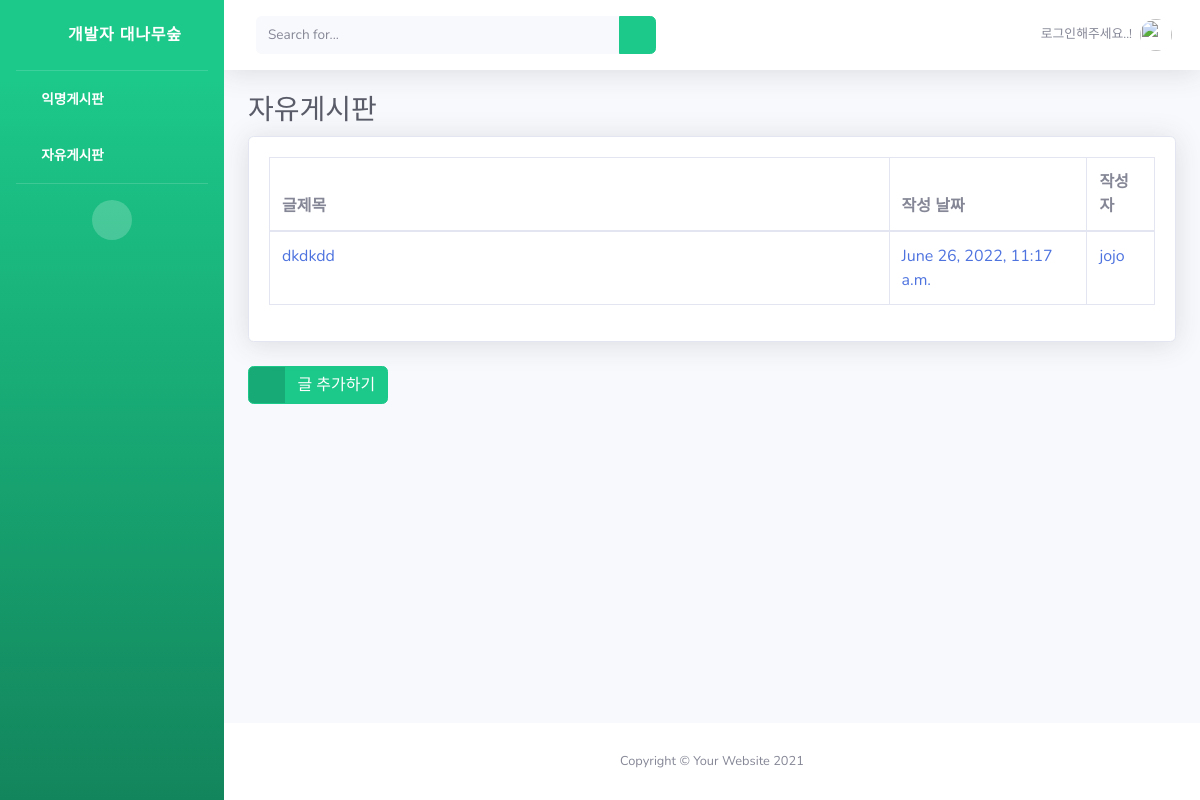
Screenshot of /freehome/ with the database file from the repository.
### snsapp/models.py (models this page shows, shortened)
class FreePost(models.Model):
    title = models.CharField(max_length=200)
    body = models.TextField()
    date = models.DateTimeField(auto_now_add=True)
    author = models.ForeignKey(User, on_delete=models.CASCADE)

### snsapp/views.py (the view)
# urls.py: path('freehome/', views.freehome, name='freehome'),
def freehome(request):
    freeposts = FreePost.objects.filter().order_by('-date')
    return render(request, 'free_index.html', {'freeposts':freeposts})

### snsapp/templates/free_index.html
{% extends 'base.html' %}
{% load static %}
{% block content %}
<h1 class="h3 mb-2 text-gray-800">자유게시판</h1>
<div class="card shadow mb-4">
    <div class="card-body">
        <div class="table-responsive">
            <table class="table table-bordered" id="dataTable" width="100%" cellspacing="0">
                <thead>
                    <tr>
                        <th width="70%">글제목</th>
                        <th>작성 날짜</th>
                        <th>작성자</th>
                    </tr>
                </thead>
                <tbody>
                    {% for post in freeposts %}
                    <tr>
                        <td><a href="{% url 'freedetail' post.id %}">{{ post.title }}</a></td>
                        <td><a href="">{{ post.date }}</a></td>
                        <td><a href="">{{ post.author.username }}</a></td>
                    </tr>
                    {% endfor %}
                </tbody>
            </table>
        </div>
    </div>
</div>
<a href="{% url 'freepostcreate' %}" class="btn btn-success btn-icon-split">
    <span class="icon text-white-50">
        <i class="fas fa-flag"></i>
    </span>
    <span class="text">글 추가하기</span>
</a>
</div>
{% endblock %}

### rows the page displays
FreePost: title "dkdkdd", date "June 26, 2022, 11:17 a.m.", author.username "jojo"
